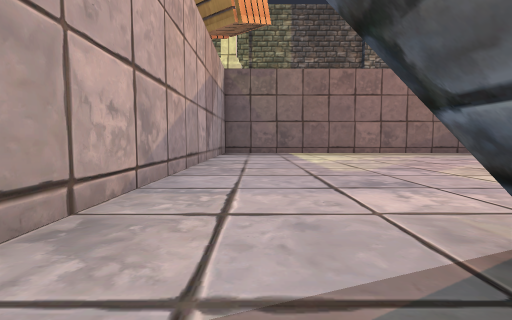
View 1 (above)

13 first-person views from a walk through a scene from a Unity 3-D project. The camera is 1.2 m above the floor, tilts 4° down and sees 85° across. The floor is counted in squares, 2 m on a side. Each view is taken from the middle of a square. On the plan, view 1 faces up. The plan holds only what a view shows up to about 9 squares ahead; the rest is blank. The place goes on beyond the plan. Some surface patterns are stand-ins.

View 2
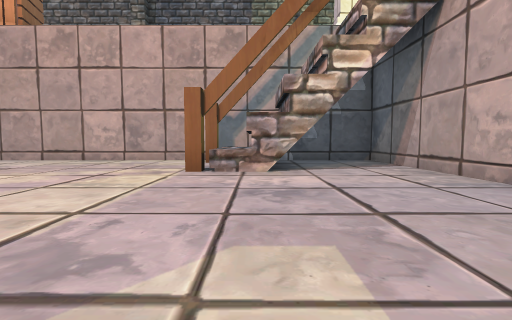

View 3
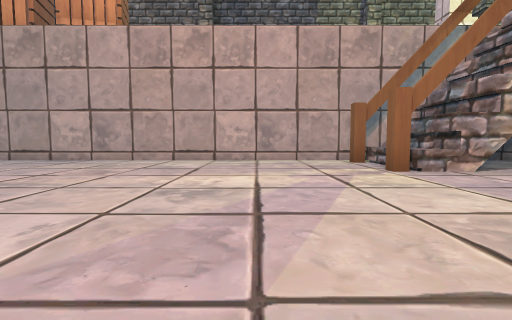

View 4
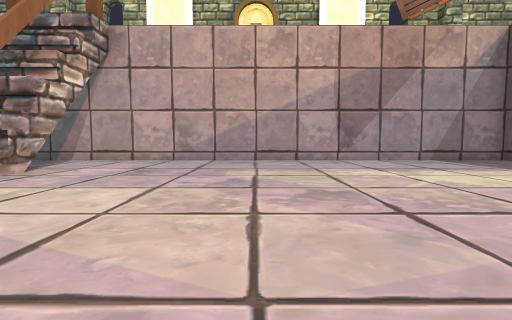

View 5
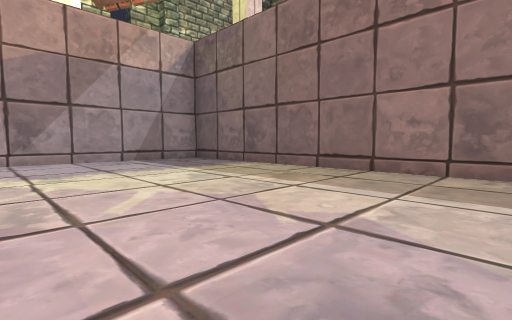

View 6
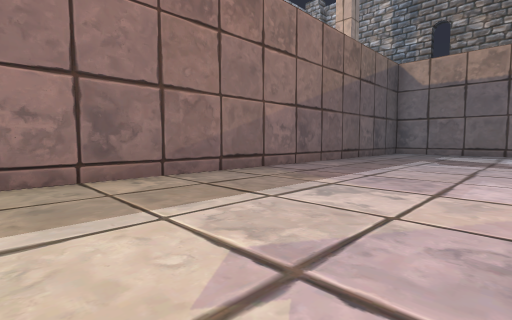

View 7
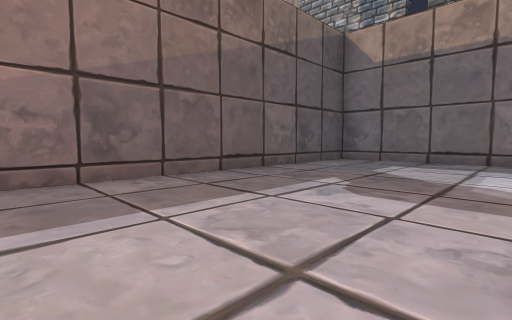

View 8
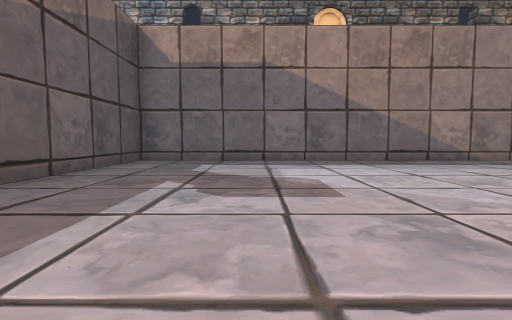

View 9
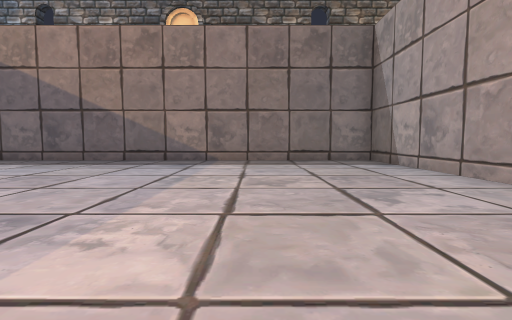

View 10
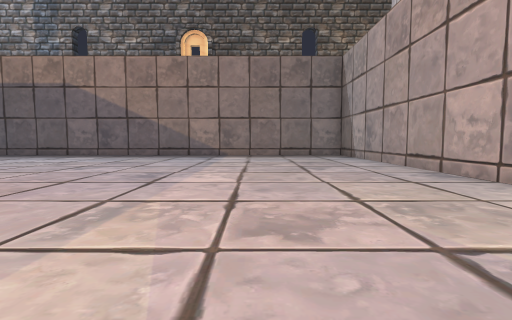

View 11
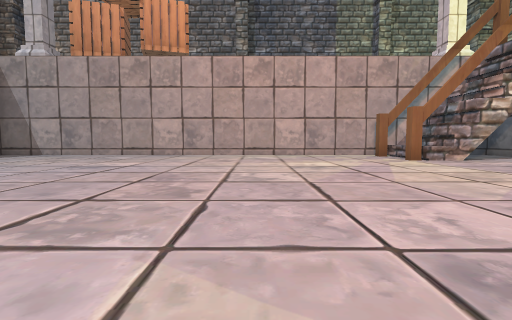

View 12
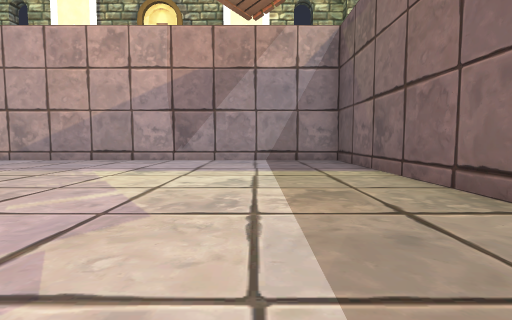

View 13
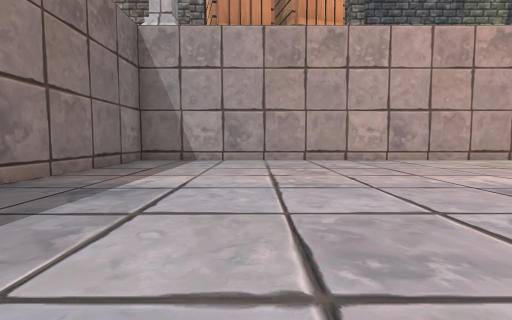

### Floor plan
Points are (right, up) in squares from view 1. A wall is a line through its corners. A room is listed if a view was taken in it or the views show most of it. See-through windows are left out.
Room 1 (view 1)
walls: (-1.5, 1.5) (-1.5, -1.5) (2.5, -1.5)
ways out: opening at (-0.5, 0.5) to room 2; gap at (3, -1) to room 2
Room 2 (views 2, 3, 4, 5, 6, 7, 8, 9, 10, 11, 12, 13)
walls: (3, 1.2) (3, 1.7); (2.1, 1.7) (2.1, -0.1); (0.9, 1.6) (3.4, 1.6) (3.4, 1.2); (2.5, -1.5) (18.5, -1.5) (18.5, 13.5) (-1.5, 13.5) (-1.5, 1.5)
low walls: (2.9, 0.4) (2.9, -0.9)
ways out: opening at (-0.5, 0.5) to room 1; gap at (3, -1) to room 1

Positions as (right, up) in squares from view 1, and headings:
1: (0, 0), facing up
2: (2, 7), facing down
3: (6, 7), facing down
4: (7, 6), facing left
5: (7, 8), facing up-left
6: (5, 9), facing up-right
7: (10, 9), facing up-right
8: (10, 10), facing right
9: (10, 2), facing right
10: (7, 2), facing right
11: (8, 10), facing down
12: (7, 11), facing left
13: (15, 7), facing down
